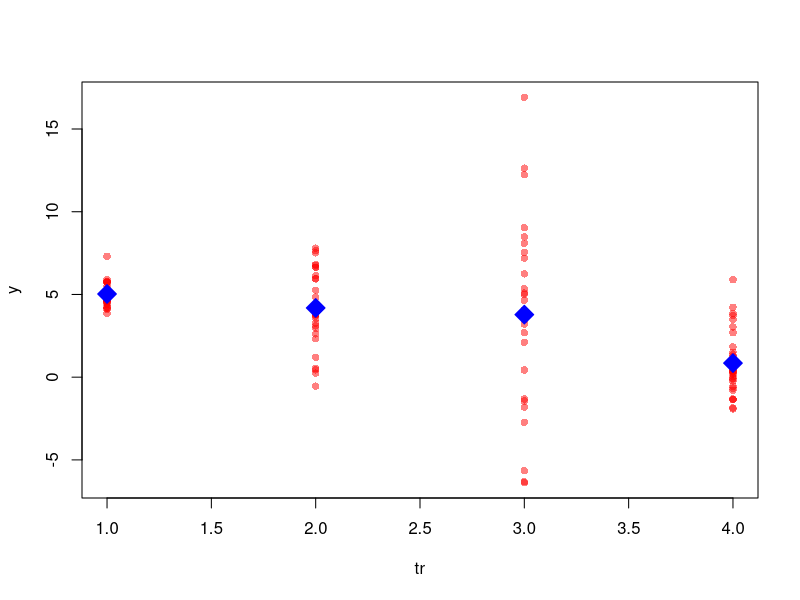
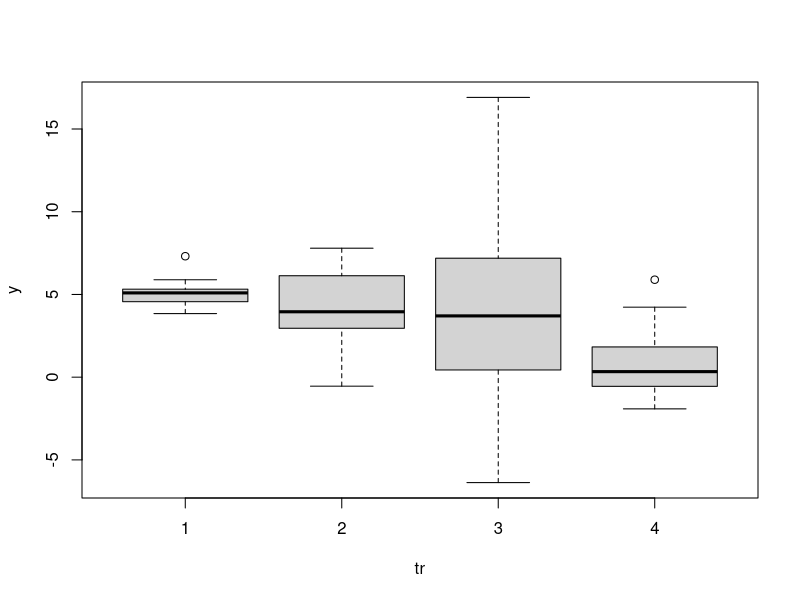
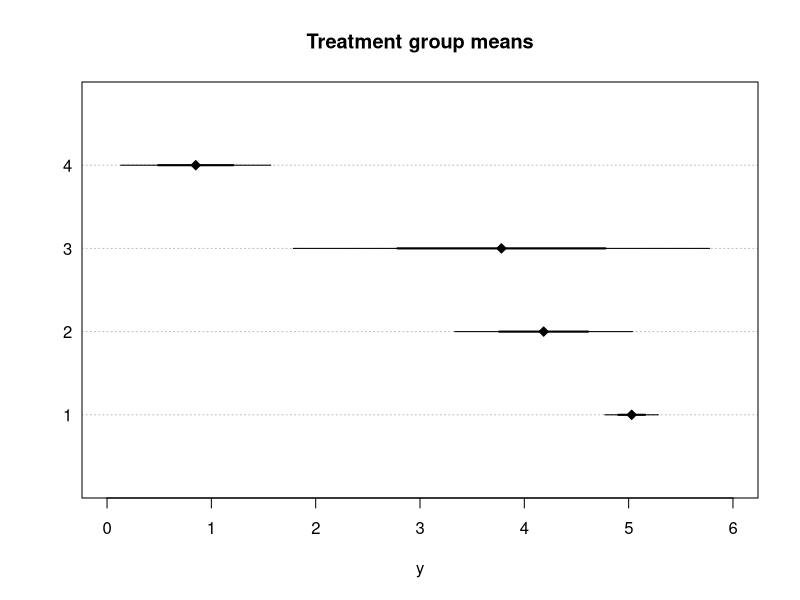

The R script that drew these images, in order:
#' # Analysis of Variance #
#'
#' One of the most prominent classical statistical techniques is the Analysis of Variance (ANOVA). ANOVA is an especially important tool in experimental analysis, where it is used as an omnibus test of a null hypothesis that mean outcomes across all groups are equal (or, stated differently, that the outcome variance between groups is no larger than the outcome variance within groups).
#' This tutorial walks through the basics of using ANOVA in R. We'll start with some fake data from an imaginary three-group experiment:
set.seed(100)
tr <- rep(1:4,each=30)
y <- numeric(length=120)
y[tr==1] <- rnorm(30,5,1)
y[tr==2] <- rnorm(30,4,2)
y[tr==3] <- rnorm(30,4,5)
y[tr==4] <- rnorm(30,1,2)
#'
#' ## Omnibus test ##
#' The principle use of ANOVA is to partition the sum of squares from the data and test whether the variance across groups is larger than the variance within groups. The function to do this in R is `aov`. (Note: This should not be confused with the `anova` function, which is a model-comparison tool for regression models.)
#' ANOVA models can be expressed as formulae (like in regression, since the techniques are analogous):
aov(y~tr)
#' The default output of the `aov` function is surprisingly uninformative and we should instead use `summary` to see a more meaningful output:
summary(aov(y~factor(tr)))
#' This output is precisely what we would expect. It shows the "within" and "between" sum of squares, the F-statistic, and the p-value associated with that statistic. If significant (which it is in this case), we also see some stars to the right-hand side.
#'
#' Another way to see basically the same output is with the `oneway.test` function. It conducts a one-way ANOVA, whereas `aov` is flexible to alternative experimental designs:
oneway.test(y~tr)
#' The `oneway.test` function allows us to control whether equal variances are assumed across groups with the `var.equal` argument:
oneway.test(y~factor(tr), var.equal=TRUE)
#'
#' I always feel like the F-statistic is a bit of a let down. It's a lot of calculation to be reduced to a single number (the F-statistic), which really doesn't tell you much. Instead, we need to actually summary the data - with a table or figure - in order to actually see what that F-statistic means in practice.
#' 
#' As a non-parametric alternative to the ANOVA, which invokes a normality assumption about the residuals, one can use the Kruskal-Wallis analysis of variance test. This does not assume normality of residuals, but does assume that the treatment group outcome distributions have identical shape (other than a shift in median). To implement the Kruskal-Wallis ANOVA, we simply use `kruskal.test`:
kruskal.test(y~tr)
#' The output of this test is somewhat simpler than that from `aov`, presenting us with the test statistic and associated p-value immediately.
#'
#' For more details on assumptions about distributions, look at the tutorial on variance tests.
#' 
#' ## Post-hoc tests ##
#' Post-hoc comparisons are possible in R. The `TukeyHSD` function is available in the base **stats** package, but the **multicomp** add-on package offers much more. Other options include the **psych** package and the **car** package. In all, it's too much to cover in detail here. We'll look at the `TukeyHSD` function, which estimate's Tukey's Honestly Significant Difference statistics (for all pairwise group comparisons in an `aov` object):
TukeyHSD(aov(y~factor(tr)))
#'
#' One can always fall back on the trusty t-test (implemented with `t.test`) to compare treatment groups pairwise:
t.test(y[tr %in% 1:2] ~ tr[tr %in% 1:2])
t.test(y[tr %in% c(2,4)] ~ tr[tr %in% c(2,4)])
#' But the user should, of course, we aware of problems with multiple comparisons.
#'
#' ## Treatment group summaries ##
#' The easiest way to summarize the information underlying an ANOVA procedure is to look at the treatment group means and variances (or standard deviations). Luckily R makes it very easy to calculate this statistic on each group using the `by` function. If we want the mean of `y` for each level of `tr`, we simply call:
by(y, tr, FUN=mean)
#' The result is an output that shows the treatment level and the associated mean. We can also obtain the same information in a slightly different format using `tapply`:
tapply(y, tr, FUN=mean)
#' This returns an object of class "table", which is perhaps easier to work with. We can do the same for the treatment group standard deviations:
tapply(y, tr, FUN=sd)
#' And we could even mind them together:
out <- cbind(tapply(y, tr, FUN=mean), tapply(y, tr, FUN=sd))
colnames(out) <- c('mean','sd')
out
#' The result is a nice matrix showing the mean and standard deviation for each group. If there was some other statistic we wanted to calculate for each group, we could easily use `by` or `tapply` to obtain it.
#'
#' ## Treatment group plots ##
#' A perhaps more convenient way to see our data is to plot it. We can use `plot` to produce a simply scatterplot. And we can use our `out` matrix to highlight the treatment group means:
plot(y ~ tr, col=rgb(1,0,0,.5), pch=16)
# highlight the means:
points(1:4, out[,1], col='blue', bg='blue', pch=23, cex=2)
#' This nice because it shows the distribution of the data, but we can also use a boxplot summary to precisely see the locations of points on the distribution. Specifically, a boxplot will draw the five-number summary for each treatment group:
tapply(y,tr,fivenum)
boxplot(y~tr)
#' Another approach is to use our `out` object, containing treatment group means and standard deviations to draw a dotchart. We'll first divide our standard deviations by `sqrt(30)` to convert them to standard errors of the mean.
out[,2] <- out[,2]/sqrt(30)
dotchart(out[,1], xlim=c(0,6), xlab='y', main='Treatment group means', pch=23, bg='black')
segments(out[,1]-out[,2],1:4,out[,1]+out[,2],1:4, lwd=2)
segments(out[,1]-2*out[,2],1:4,out[,1]+2*out[,2],1:4, lwd=1)
#' This plot nicely shows the means and both 1- and 2-standard errors of the mean.
#'